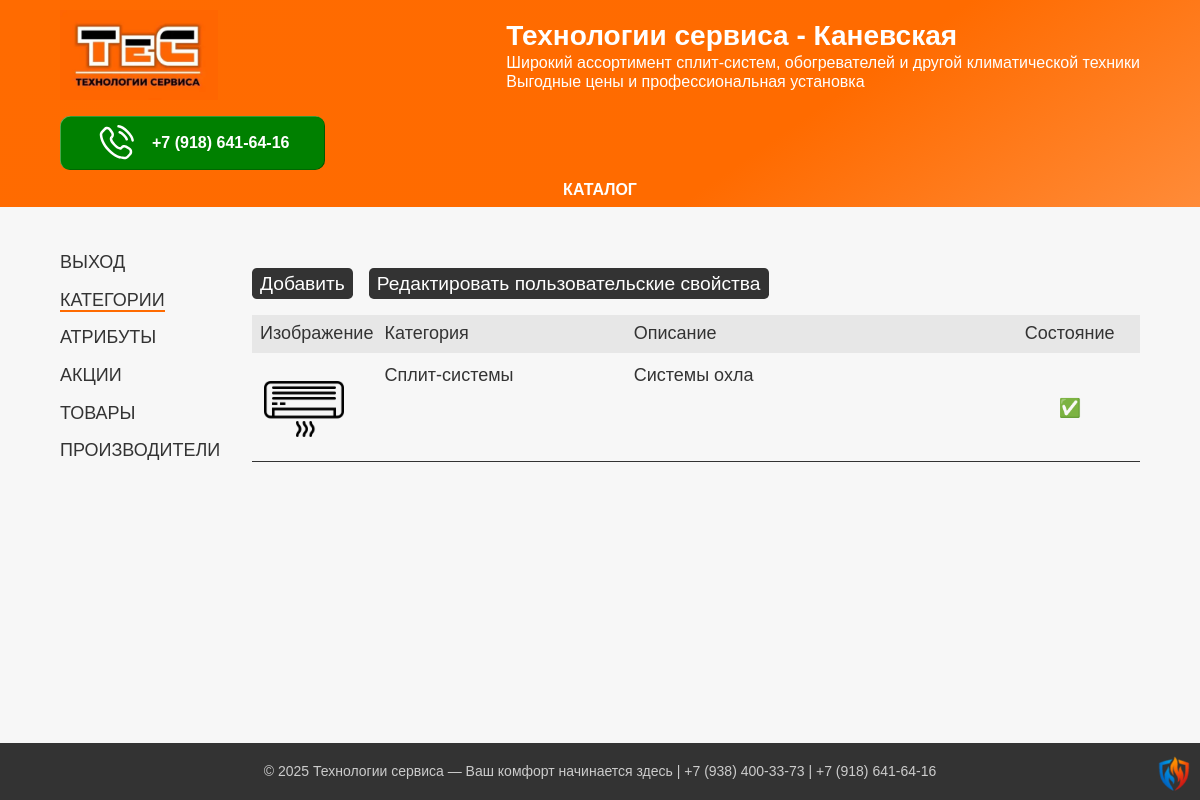
Page /admin/categories (signed in) on the committed database.
### app/models.py (models this page shows, shortened)
class Category(db.Model):
    __tablename__ = 'categories'
    id = db.Column(db.Integer, primary_key=True)
    name = db.Column(db.String(64), nullable=False, unique=True)
    description = db.Column(db.Text, nullable=True)
    active = db.Column(db.Boolean, default=True)
    fields = db.relationship('CustomFields', secondary=custom_field_category, backref=db.backref('category', lazy='dynamic'))
    image_path = db.Column(db.String(255), nullable=True)
    products = db.relationship('Product', backref='category', lazy=True)

### app/blueprints/admin/routes.py (the view, shortened to what this page needs)
@admin_bp.route("/categories", methods=["GET", "POST"])
@login_required
def categories():
    categories_all = Category.query.order_by(Category.name).all()
    form = CategoryForm()
    return render_template('./admin/categories.html',
                           title="Категории",
                           categories=categories_all,
                           form=form)

### app/templates/admin/categories.html (shortened to what this page needs)
{% extends "./admin/private.html" %}
{% block article %}
    <div class="cat-menu">
        <button class="cat-btn grey-btn" type="button" onclick="overlayMenu.showModal()">Добавить</button>
        <a class="cat-btn grey-btn" href="{{ url_for('admin.custom_fields') }}">Редактировать пользовательские свойства</a>
    </div>
    <div class="table">
        <header class="table-header categories-header">
            <div class="cat-img">Изображение</div>
            <div class="cat-name">Категория</div>
            <div class="cat-description">Описание</div>
            <div class="cat-status">Состояние</div>
        </header>
    {% for cat in categories %}
        <a class="table-row categories-row" href="{{ url_for('admin.category', name=cat.name) }}">
            <div class="cat-img">
                {% if cat.image_path %}
                <img class="thumb-img"
                     src="{{ url_for('uploaded_file', filename='images/thumbs/' + cat.image_path) }}"
                     alt="{{cat.image_path}}"
                     srcset="{{ url_for('uploaded_file', filename='images/thumbs/' + cat.image_path) }}">
                {% endif %}
            </div>
            <div class="cat-name">{{ cat.name }}</div>
            <div class="cat-description">{{ cat.description if cat.description else '---' }}</div>
            <div class="cat-status">{{ "✅" if cat.active else "❌" }}</div>
        </a>
    {% endfor %}
    </div>
{% endblock %}

### app/static/css/style.css (style rules this page uses)
:root { --wrapper-max: 75rem; --wrapper-big: 64rem; --wrapper-middle: 50rem; --wrapper-small: 25rem; --color-green-hover: rgb(58, 206, 0); --color-red-hover: rgb(255, 125, 0); --color-heads-color: #ff6b00; --color-background: #f7f7f7; --color-shadow: #000000A0; --base-transition: 0.2s ease-in-out; }
body { font-family: Geneva, Arial, Helvetica, sans-serif; background-color: var(--color-background); color: #333; display: flex; flex-direction: column; min-height: 100vh; justify-content: space-between; align-content: space-between; container-type: inline-size; container-name: body-size; }
h1, h2, h3, a { color: #ff6b00; display: block; }
a { display: inline; text-decoration: none; }
.table { display: flex; flex-direction: column; gap: 0.25rem; }
.table-header, .table-row { display: grid; padding: 0.5rem; }
.categories-header, .categories-row { grid-template-columns: 1fr 2fr 3fr 1fr; }
.thumb-img { display: block; width: 80px; height: auto; margin: 0.25rem; border-radius: 0.25rem; }
.table-header { background-color: #0001; }
.table-row { text-decoration: none; color: #333; border-bottom: 1px solid #333; }
.cat-status { display: flex; justify-content: center; align-items: center; }
.grey-btn { color: white; background-color: #333; }
.cat-menu { display: flex; gap: 1rem; flex-wrap: wrap; }
.cat-btn { text-decoration: none; padding: 0.25rem 0.5rem; border-radius: 0.25em; font-size: 1.2rem; border: None; display: flex; align-items: center; }

### rows in the picture
Category: image_path (picture), name "Сплит-системы", description "Системы охла", active "✅"
